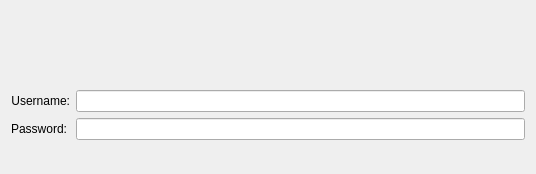
<?xml version="1.0" encoding="UTF-8"?>
<ui version="4.0">
 <class>Form</class>
 <widget class="QWidget" name="Form">
  <property name="geometry">
   <rect>
    <x>0</x>
    <y>0</y>
    <width>536</width>
    <height>174</height>
   </rect>
  </property>
  <property name="windowTitle">
   <string>Form</string>
  </property>
  <layout class="QVBoxLayout" name="verticalLayout_3">
   <item>
    <widget class="QLabel" name="spotify_label">
     <property name="sizePolicy">
      <sizepolicy hsizetype="Minimum" vsizetype="Preferred">
       <horstretch>0</horstretch>
       <verstretch>0</verstretch>
      </sizepolicy>
     </property>
     <property name="pixmap">
      <pixmap>spotify.png</pixmap>
     </property>
    </widget>
   </item>
   <item>
    <layout class="QFormLayout" name="formLayout">
     <property name="fieldGrowthPolicy">
      <enum>QFormLayout::ExpandingFieldsGrow</enum>
     </property>
     <item row="0" column="0">
      <widget class="QLabel" name="label">
       <property name="text">
        <string>Username:</string>
       </property>
       <property name="alignment">
        <set>Qt::AlignRight|Qt::AlignTrailing|Qt::AlignVCenter</set>
       </property>
      </widget>
     </item>
     <item row="0" column="1">
      <widget class="QLineEdit" name="user_edit"/>
     </item>
     <item row="1" column="0">
      <widget class="QLabel" name="label_2">
       <property name="text">
        <string>Password:</string>
       </property>
       <property name="alignment">
        <set>Qt::AlignRight|Qt::AlignTrailing|Qt::AlignVCenter</set>
       </property>
      </widget>
     </item>
     <item row="1" column="1">
      <widget class="QLineEdit" name="password_edit">
       <property name="echoMode">
        <enum>QLineEdit::Password</enum>
       </property>
      </widget>
     </item>
    </layout>
   </item>
  </layout>
 </widget>
 <resources/>
 <connections/>
</ui>
